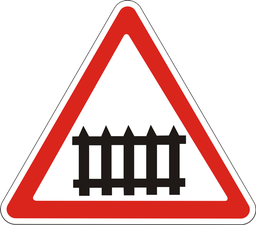
#> input picture game/assets/signs/1.1.png, 256 x 225 px, given in place of 1.1.png.png, which was not available
$ python clean_sign_backgrounds.py ../game/assets/signs/1.1.png
#> lines starting #> are read from the running program, lines starting #| are printed output that depends on the picture; after the words box and inside, x2 and y2 are one past the last pixel; in counts of white or black regions, pixels touching at a corner belong together; pictures that were not available may be replaced by others from this repository, and a replacement may not be noted
"""
Makes the white background around a sign face transparent: the near-white
pixels connected to the image border (outside the sign's red rim), plus the
light anti-aliasing fringe next to them, which would show as a white halo.
The white field inside the rim is not connected to the border and stays.

    python pipeline/clean_sign_backgrounds.py 1.13 1.14 1.1
    python pipeline/make_sign_atlas.py
"""
import sys
from collections import deque
from pathlib import Path

import numpy as np
from PIL import Image

SIGNS = Path(__file__).resolve().parent.parent / "game" / "assets" / "signs"
WHITE = 215  # every channel above this counts as background white
FRINGE = 175  # light edge pixels next to the cleared area


def clean(code: str) -> None:
#> called with code = '../game/assets/signs/1.1.png'
    path = SIGNS / f"{code}.png"
    a = np.array(Image.open(path).convert("RGBA"))
#> a is the input picture: shape (225, 256, 4); mean R, G, B, A 123.1, 86.8, 84.9, 147.2
    h, w = a.shape[:2]
#> h = 225; w = 256
    light = (a[..., :3].min(axis=2) > WHITE) | (a[..., 3] < 40)
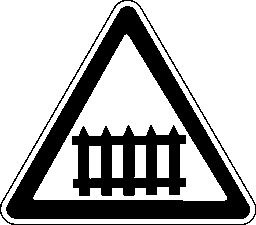
#> light: shape (225, 256) bool; 69.4% white; 3 black regions, box (x1, y1, x2, y2) and area: (6, 6, 250, 219) 11876, (72, 125, 186, 196) 4743, (0, 0, 256, 225) 1022
    bg = np.zeros((h, w), bool)
    q = deque()
    for x in range(w):
        q.extend([(0, x), (h - 1, x)])
    for y in range(h):
        q.extend([(y, 0), (y, w - 1)])
    while q:
        y, x = q.popleft()
        if not (0 <= y < h and 0 <= x < w) or bg[y, x] or not light[y, x]:
            continue
        bg[y, x] = True
        q.extend([(y + 1, x), (y - 1, x), (y, x + 1), (y, x - 1)])
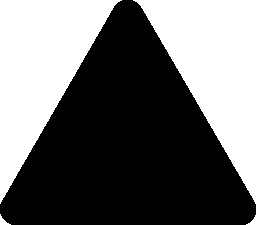
#> bg: shape (225, 256) bool; 42.2% white; 4 white regions, box (x1, y1, x2, y2) and area: (133, 0, 256, 204) 12144, (0, 0, 122, 204) 12086, (0, 214, 11, 225) 51, (246, 215, 256, 225) 42
    # The fringe: light pixels touching the background.
    near = np.zeros_like(bg)
    near[1:, :] |= bg[:-1, :]
#> near: shape (225, 256) bool; 42.2% white; 4 white regions, box (x1, y1, x2, y2) and area: (133, 1, 256, 205) 12144, (0, 1, 122, 205) 12086, (0, 215, 9, 225) 40, (248, 216, 256, 225) 32
    near[:-1, :] |= bg[1:, :]
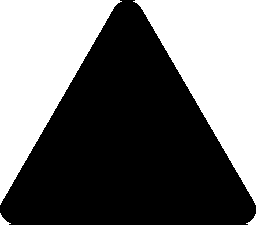
#> near: shape (225, 256) bool; 42.7% white; 4 white regions, box (x1, y1, x2, y2) and area: (133, 0, 256, 205) 12265, (0, 0, 122, 205) 12206, (0, 213, 11, 225) 60, (246, 214, 256, 225) 50
    near[:, 1:] |= bg[:, :-1]
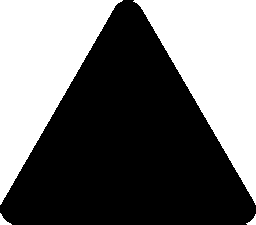
#> near: shape (225, 256) bool; 42.8% white; 4 white regions, box (x1, y1, x2, y2) and area: (0, 0, 123, 205) 12293, (133, 0, 256, 205) 12266, (0, 213, 12, 225) 65, (246, 214, 256, 225) 51
    near[:, :-1] |= bg[:, 1:]
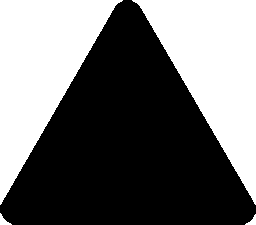
#> near: shape (225, 256) bool; 43% white; 4 white regions, box (x1, y1, x2, y2) and area: (132, 0, 256, 205) 12351, (0, 0, 123, 205) 12293, (0, 213, 12, 225) 65, (245, 214, 256, 225) 55
    fringe = near & ~bg & (a[..., :3].min(axis=2) > FRINGE)
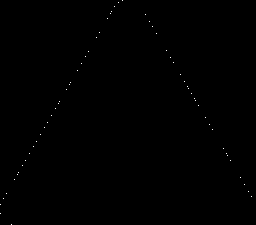
#> fringe: shape (225, 256) bool; 0.11% white in thin lines or dots
    a[bg, 3] = 0
    a[bg, :3] = 0
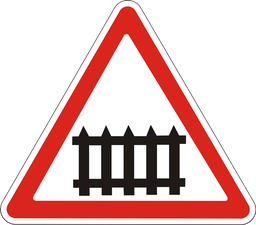
#> a: shape (225, 256, 4); mean R, G, B, A 120.5, 84.2, 82.3, 146.7; transparent parts drawn white
    # Fringe pixels keep their colour with the white share taken out as alpha.
    m = a[fringe, :3].min(axis=1).astype(np.float32)
#> m = 61 values, max 209 at index 27, min 176 at index 28, mean 193.4
    alpha = np.clip((255.0 - m) / (255.0 - FRINGE), 0.0, 1.0)
#> alpha = 61 values, max 0.988 at index 28, min 0.575 at index 27, mean 0.77
    a[fringe, 3] = (alpha * 255).astype(np.uint8)
#> a: shape (225, 256, 4); 0.11% of pixels changed, all inside (x1, y1, x2, y2) = (0, 0, 252, 225)
    Image.fromarray(a).save(path, optimize=True)
    print(f"{code}: {int(bg.sum())} background px cleared, {int(fringe.sum())} fringe px softened")
#| ../game/assets/signs/1.1.png: 24323 background px cleared, 61 fringe px softened


if __name__ == "__main__":
    for c in sys.argv[1:]:
        clean(c)

$ run again, on game/assets/signs/1.12.2.png
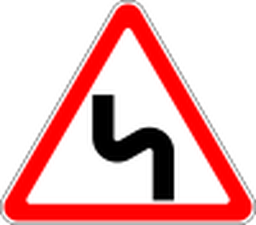
#> input picture game/assets/signs/1.12.2.png, 256 x 225 px, given in place of 1.12.2.png.png, which was not available
#> in clean, a is the input picture: shape (225, 256, 4); mean R, G, B, A 133.9, 82, 82, 149.2
#> in clean, `light = (a[..., :3].min(axis=2) > WHITE) | (a[..., 3] < 40)`:
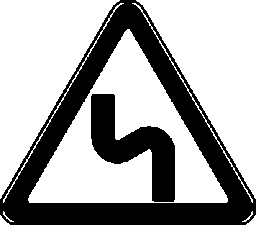
#> light: shape (225, 256) bool; 66.3% white; 2 black regions, box (x1, y1, x2, y2) and area: (0, 0, 256, 225) 15349, (91, 94, 175, 202) 4048
#> fringe: shape (225, 256) bool; every value is 0
#> in clean, `a[bg, :3] = 0`:
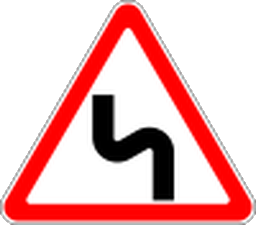
#> a: shape (225, 256, 4); mean R, G, B, A 131.3, 79.4, 79.4, 149; transparent parts drawn white
#> m = empty array
#| ../game/assets/signs/1.12.2.png: 23372 background px cleared, 0 fringe px softened

$ run again, on game/assets/signs/1.13.png
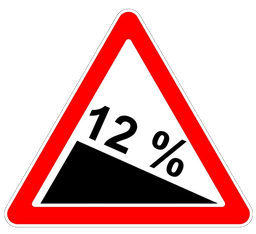
#> input picture game/assets/signs/1.13.png, 256 x 234 px, given in place of 1.13.png.png, which was not available
#> in clean, a is the input picture: shape (234, 256, 4); mean R, G, B, A 101.3, 52.9, 52.9, 131.9
#> in clean, `light = (a[..., :3].min(axis=2) > WHITE) | (a[..., 3] < 40)`:
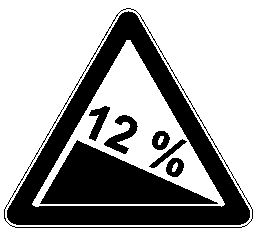
#> light: shape (234, 256) bool; 66.1% white; 8 black regions, largest, box (x1, y1, x2, y2) and area: (7, 11, 250, 225) 12298, (40, 140, 218, 204) 5751, (4, 8, 253, 228) 726
#> in clean, `fringe = near & ~bg & (a[..., :3].min(axis=2) > FRINGE)`:
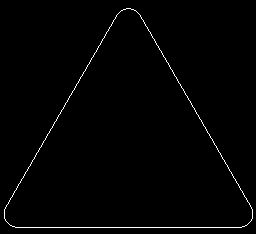
#> fringe: shape (234, 256) bool; 1.1% white in thin lines or dots
#> m = 680 values, max 215 at index 57, min 180 at index 15, mean 196.7
#> alpha = 680 values, max 0.938 at index 15, min 0.5 at index 57, mean 0.729
#| ../game/assets/signs/1.13.png: 28744 background px cleared, 680 fringe px softened

$ run again, on game/assets/signs/1.14.png
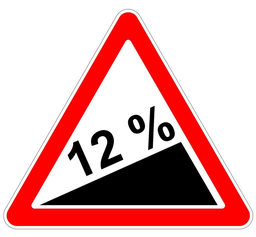
#> input picture game/assets/signs/1.14.png, 256 x 237 px, given in place of 1.14.png.png, which was not available
#> in clean, a is the input picture: shape (237, 256, 4); mean R, G, B, A 223.7, 175.5, 175.5, 255
#> light: shape (237, 256) bool; 66.5% white; 8 black regions, largest, box (x1, y1, x2, y2) and area: (6, 12, 250, 226) 12175, (40, 142, 218, 206) 5862, (3, 9, 253, 230) 744
#> fringe: shape (237, 256) bool; 1.4% white in thin lines or dots
#> m = 840 values, max 215 at index 44, min 176 at index 426, mean 200.7
#> alpha = 840 values, max 0.988 at index 426, min 0.5 at index 44, mean 0.678
#> in clean, `a[fringe, 3] = (alpha * 255).astype(np.uint8)`:
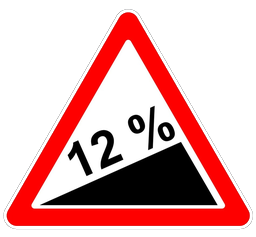
#> a: shape (237, 256, 4); mean R, G, B, A 93.8, 45.6, 45.6, 123.6; transparent parts drawn white
#| ../game/assets/signs/1.14.png: 30998 background px cleared, 840 fringe px softened
